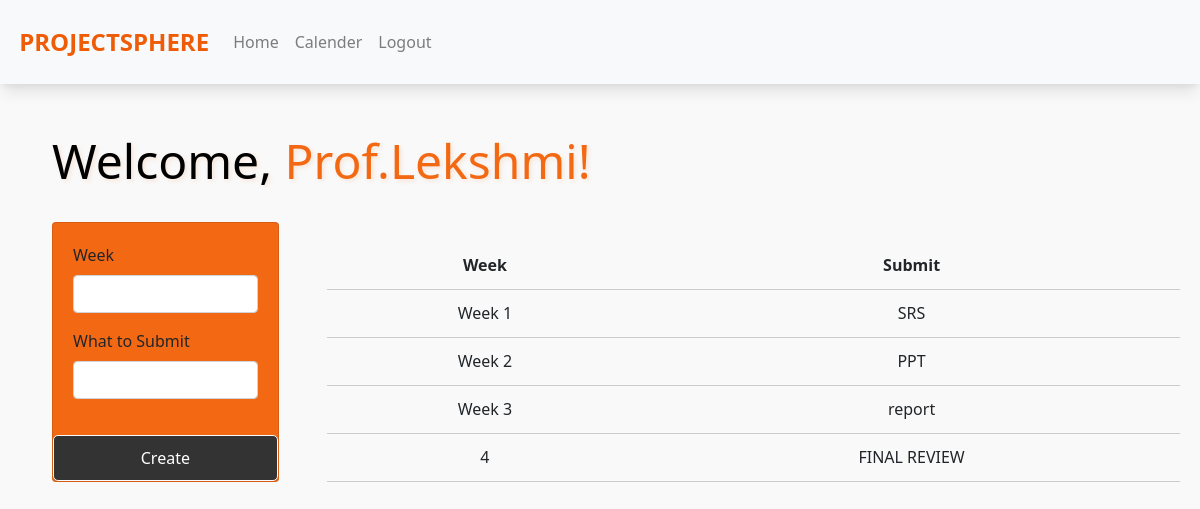
/coordinator_calender, run on the app's committed database.
### app/models.py (models this page shows)
class Calender(models.Model):
	week = models.CharField(max_length=128)
	submit = models.CharField(max_length=128)

### app/views.py (the view, shortened to what this page needs)
# urls.py: path('coordinator_calender',views.coordinator_calender,name='coordinator_calender'),
def coordinator_calender(request):
    val = Calender.objects.all()
    dic = {
        'key':val
    }
    return render(request,'coordinator/coordinator_calender.html',dic)

### app/templates/coordinator/coordinator_calender.html (shortened to what this page needs)
{% load static %}
<!DOCTYPE html>
<html lang="en">
<head>
    <link href="https://maxcdn.bootstrapcdn.com/bootstrap/4.5.2/css/bootstrap.min.css" rel="stylesheet">
    <link rel="stylesheet" href="{% static 'css/home.css' %}">
    <link rel="stylesheet" href="{% static 'css/coordinator_home.css' %}">
</head>
<body>
    <nav class="navbar navbar-expand-lg navbar-light bg-light">
        <div class="logo">
            <a class="navbar-brand" href="#">PROJECTSPHERE</a>
        </div>
        <div class="collapse navbar-collapse" id="navbarNav">
            <ul class="navbar-nav">
                <li class="nav-item">
                    <a class="nav-link" href="coordinator_home">Home</a>
                </li>
                <li class="nav-item">
                    <a class="nav-link" href="coordinator_calender">Calender</a>
                </li>
                <li class="nav-item">
                    <a class="nav-link" href="logout_view">Logout</a>
                </li>
            </ul>
        </div>
    </nav>
    <div class="container">
        <section class="hero mt-5">
            <h1>Welcome, <span id="project">Prof.Lekshmi!</span> </h1>
        </section>
        <section class="featuress-c ">
            <form method="post" class="card" style="background-color: #f36913;">
                <div class="container">
                    <div class="form-group">
                        <label for="subject">Week</label>
                        <input type="text" class="form-control" id="week" name="week" required>
                    </div>
                    <div class="form-group">
                        <label for="subject">What to Submit</label>
                        <input type="text" class="form-control" id="data" name="data" required>
                    </div>
                </div>
                <button type="submit" class="btn btn-light">Create</button>
            </form>
            <table>
                <tr>
                    <th>Week</th>
                    <th>Submit</th>
                </tr>
                {% for i in key %}
                <tr>
                    <td>{{i.week}}</td>
                    <td>{{i.submit}}</td>
                </tr>
                {% endfor %}
            </table>
        </section>
    </div>
</body>
</html>

### app/static/css/home.css (style rules this page uses)
body { margin: 0; font-family: Arial, sans-serif; }
a { text-decoration: none; color: #fff; }
.navbar { display: flex; justify-content: space-between; align-items: center; color: black; padding: 1.2rem; box-shadow: rgba(0, 0, 0, 0.1) 0px 10px 15px -3px, rgba(0, 0, 0, 0.05) 0px 4px 6px -2px; }
.navbar .logo a { color: #ef5c07; text-decoration: none; font-size: 1.5rem; font-weight: bold; }
body { margin: 0; font-family: Arial, sans-serif; background-color: #f9f9f9; }
.hero { background-image: url('your-background-image.jpg'); background-size: cover; color: #fff; margin: 2rem; }
.hero h1 { font-size: 3rem; color:black; margin-bottom: 20px; text-shadow: 2px 2px 4px rgba(243, 158, 105, 0.22); }
.btn { display: inline-block; padding: 10px 20px; background-color: #333; color: #fff; text-decoration: none; border-radius: 5px; transition: background-color 0.3s ease; }
body { margin: 0; font-family: 'Segoe UI', sans-serif; background-color: #f9f9f9; }
.container { max-width: 1200px; margin: 20px auto; padding: 0 20px; }
#project { color: #f36913; }

### app/static/css/coordinator_home.css (style rules this page uses)
.featuress-c { display: flex; gap: 3rem; margin-left: 2rem; }

### app/templates/coordinator/coordinator_calender.html (style rules this page uses)
table { width: 100%; border-collapse: collapse; margin-top: 20px; }
th, td { padding: 10px; text-align: center; border-bottom: 1px solid #ccc; }
th { font-weight: bold; }

### data on the page
Calender: week "Week 1", submit "SRS"
Calender: week "Week 2", submit "PPT"
Calender: week "Week 3", submit "report"
Calender: week "4", submit "FINAL REVIEW"
